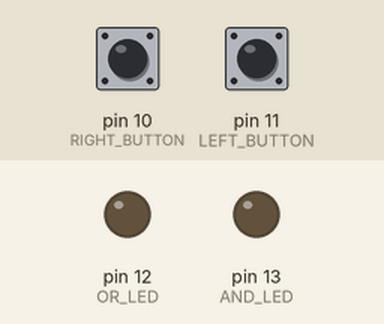
A sketch run on a simulated Arduino Uno, built with avr-gcc and run on an emulated ATmega328P. Parts: output pins drawn as LEDs (lit = HIGH). Inputs (shaded band) come from the test bench; at power-on: pin 10 (RIGHT_BUTTON) LOW, pin 11 (LEFT_BUTTON) LOW.

Above: at 1.2 s.
1.3 s: pin 10 (RIGHT_BUTTON) pulled HIGH for 0.15 s
At 1.37 s:
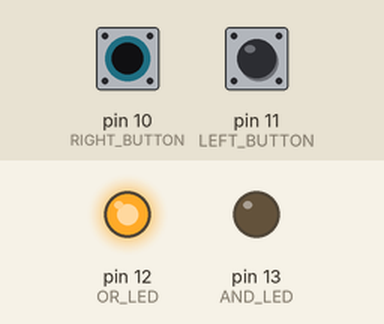
2.9 s: pin 10 (RIGHT_BUTTON) pulled HIGH for 3.2 s
At 7.3 s:
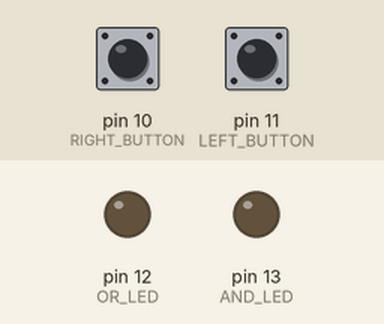
7.6 s: pin 11 (LEFT_BUTTON) pulled HIGH for 3.2 s
At 8.7 s:
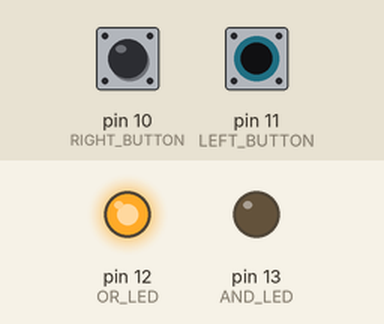
12.3 s: pin 10 (RIGHT_BUTTON) driven HIGH and pin 11 (LEFT_BUTTON) driven HIGH
At 13.4 s:
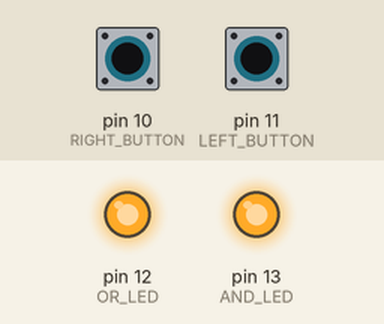
Timing chart, 0 to 14.8 s (numbered marks = the images above; inputs shaded):
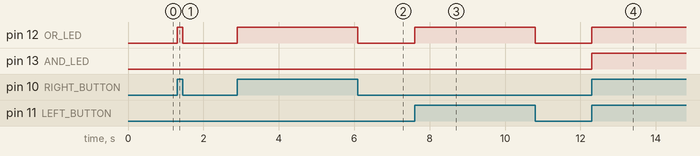

Measured:
- after the input at 1.3 s, pin 12 (OR_LED): LOW → HIGH at once, → LOW 0.15 s later
- after the input at 2.9 s, pin 12 (OR_LED): LOW → HIGH at once, → LOW 3.2 s later
- after the input at 7.6 s, pin 12 (OR_LED): LOW → HIGH at once, → LOW 3.2 s later
- after the input at 12.3 s, pin 12 (OR_LED), pin 13 (AND_LED): LOW → HIGH at once

The sketch:

moarr_digital.ino
```cpp
// Frank Alfano
// 09/08/2022
// Buttons that turn on LEDs with logic gates

// Pins
int OR_LED = 12;
int AND_LED = 13;
int LEFT_BUTTON = 11;
int RIGHT_BUTTON = 10;

void setup() {
  // Setup LEDs and buttons
  pinMode(OR_LED, OUTPUT);
  pinMode(AND_LED, OUTPUT);
  pinMode(LEFT_BUTTON, INPUT);
  pinMode(RIGHT_BUTTON, INPUT);
}

// States for tracking whether or not a button is pressed
int leftButtonState = 0;
int rightButtonState = 0;

void loop() {
  // Update variables based on pressed buttons
  leftButtonState = digitalRead(LEFT_BUTTON);
  rightButtonState = digitalRead(RIGHT_BUTTON);

  // Turn on LEDs if logic gate is satisfied
  digitalWrite(OR_LED, (leftButtonState + rightButtonState > 0 ? HIGH : LOW));
  digitalWrite(AND_LED, (leftButtonState + rightButtonState > 1 ? HIGH : LOW));
}
```
